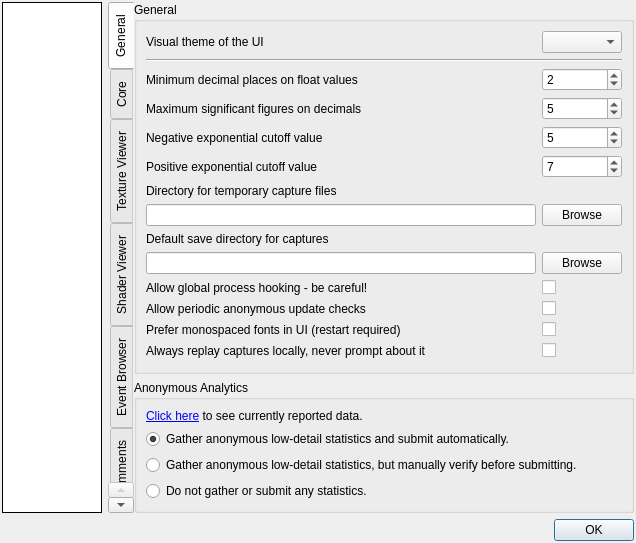
<?xml version="1.0" encoding="UTF-8"?>
<ui version="4.0">
 <class>SettingsDialog</class>
 <widget class="QWidget" name="SettingsDialog">
  <property name="geometry">
   <rect>
    <x>0</x>
    <y>0</y>
    <width>561</width>
    <height>519</height>
   </rect>
  </property>
  <property name="windowTitle">
   <string>Settings</string>
  </property>
  <layout class="QGridLayout" name="gridLayout">
   <property name="leftMargin">
    <number>2</number>
   </property>
   <property name="topMargin">
    <number>2</number>
   </property>
   <property name="rightMargin">
    <number>2</number>
   </property>
   <property name="bottomMargin">
    <number>2</number>
   </property>
   <item row="1" column="2">
    <widget class="QDialogButtonBox" name="okButton">
     <property name="standardButtons">
      <set>QDialogButtonBox::Ok</set>
     </property>
    </widget>
   </item>
   <item row="0" column="0">
    <widget class="QListWidget" name="pages">
     <property name="sizePolicy">
      <sizepolicy hsizetype="Minimum" vsizetype="Expanding">
       <horstretch>0</horstretch>
       <verstretch>0</verstretch>
      </sizepolicy>
     </property>
     <property name="frameShape">
      <enum>QFrame::Panel</enum>
     </property>
     <property name="frameShadow">
      <enum>QFrame::Plain</enum>
     </property>
     <property name="horizontalScrollBarPolicy">
      <enum>Qt::ScrollBarAlwaysOff</enum>
     </property>
     <property name="sizeAdjustPolicy">
      <enum>QAbstractScrollArea::AdjustToContents</enum>
     </property>
     <property name="editTriggers">
      <set>QAbstractItemView::NoEditTriggers</set>
     </property>
     <property name="selectionBehavior">
      <enum>QAbstractItemView::SelectRows</enum>
     </property>
     <property name="textElideMode">
      <enum>Qt::ElideNone</enum>
     </property>
     <property name="resizeMode">
      <enum>QListView::Adjust</enum>
     </property>
    </widget>
   </item>
   <item row="0" column="2">
    <widget class="QTabWidget" name="tabWidget">
     <property name="tabPosition">
      <enum>QTabWidget::West</enum>
     </property>
     <property name="currentIndex">
      <number>0</number>
     </property>
     <property name="documentMode">
      <bool>true</bool>
     </property>
     <widget class="QWidget" name="general">
      <attribute name="title">
       <string>General</string>
      </attribute>
      <layout class="QVBoxLayout" name="verticalLayout_3">
       <property name="leftMargin">
        <number>0</number>
       </property>
       <property name="topMargin">
        <number>0</number>
       </property>
       <property name="rightMargin">
        <number>0</number>
       </property>
       <property name="bottomMargin">
        <number>0</number>
       </property>
       <item>
        <widget class="QGroupBox" name="groupBox">
         <property name="title">
          <string>General</string>
         </property>
         <layout class="QGridLayout" name="gridLayout_5">
          <item row="6" column="0">
           <widget class="QLabel" name="label_5">
            <property name="toolTip">
             <string>Changes the directory where capture files are saved after being created, until saved manually or deleted.

Defaults to %TEMP%.</string>
            </property>
            <property name="text">
             <string>Directory for temporary capture files</string>
            </property>
           </widget>
          </item>
          <item row="4" column="1">
           <widget class="QSpinBox" name="Formatter_NegExp">
            <property name="toolTip">
             <string>Any numbers smaller than this exponent will be displayed in scientific notation.
E.g. a value of 3 means 0.005 / 10 = 5E-4</string>
            </property>
            <property name="value">
             <number>5</number>
            </property>
           </widget>
          </item>
          <item row="14" column="1">
           <spacer name="verticalSpacer">
            <property name="orientation">
             <enum>Qt::Vertical</enum>
            </property>
            <property name="sizeHint" stdset="0">
             <size>
              <width>0</width>
              <height>0</height>
             </size>
            </property>
           </spacer>
          </item>
          <item row="7" column="0">
           <widget class="QLineEdit" name="tempDirectory">
            <property name="toolTip">
             <string>Changes the directory where capture files are saved after being created, until saved manually or deleted.

Defaults to %TEMP%.</string>
            </property>
           </widget>
          </item>
          <item row="7" column="1">
           <widget class="QPushButton" name="browseTempCaptureDirectory">
            <property name="toolTip">
             <string>Changes the directory where capture files are saved after being created, until saved manually or deleted.

Defaults to %TEMP%.</string>
            </property>
            <property name="text">
             <string>Browse</string>
            </property>
           </widget>
          </item>
          <item row="9" column="1">
           <widget class="QPushButton" name="browseSaveCaptureDirectory">
            <property name="toolTip">
             <string>Changes the default directory for the save dialog when saving capture files.

Defaults to blank, which follows system default behaviour.</string>
            </property>
            <property name="text">
             <string>Browse</string>
            </property>
           </widget>
          </item>
          <item row="10" column="1">
           <widget class="QCheckBox" name="AllowGlobalHook">
            <property name="toolTip">
             <string>Enables functionality on the capture application window that will insert RenderDoc automatically
into all new processes created - then inject into the target (matching) executable.

Useful for capturing programs indirectly that can't easily be launched directly by RenderDoc

Since this is a global system hook it must be used carefully and only when necessary!</string>
            </property>
            <property name="text">
             <string/>
            </property>
           </widget>
          </item>
          <item row="11" column="1">
           <widget class="QCheckBox" name="CheckUpdate_AllowChecks">
            <property name="toolTip">
             <string>Allows RenderDoc to phone home to https://renderdoc.org to anonymously check for new versions.</string>
            </property>
            <property name="text">
             <string/>
            </property>
           </widget>
          </item>
          <item row="12" column="1">
           <widget class="QCheckBox" name="Font_PreferMonospaced">
            <property name="toolTip">
             <string>Wherever possible a monospaced font will be used instead of the default font</string>
            </property>
            <property name="text">
             <string/>
            </property>
           </widget>
          </item>
          <item row="3" column="1">
           <widget class="QSpinBox" name="Formatter_MaxFigures">
            <property name="toolTip">
             <string>No more significant figures than this will be displayed on floats.
e.g. a value of 5 means 0.123456789 will display as 0.12345</string>
            </property>
            <property name="value">
             <number>5</number>
            </property>
           </widget>
          </item>
          <item row="9" column="0">
           <widget class="QLineEdit" name="saveDirectory">
            <property name="toolTip">
             <string>Changes the default directory for the save dialog when saving capture files.

Defaults to blank, which follows system default behaviour.</string>
            </property>
           </widget>
          </item>
          <item row="5" column="1">
           <widget class="QSpinBox" name="Formatter_PosExp">
            <property name="toolTip">
             <string>Any numbers larger than this exponent will be displayed in scientific notation.
e.g. 1000 * 10 = 1e4</string>
            </property>
            <property name="value">
             <number>7</number>
            </property>
            <property name="displayIntegerBase">
             <number>10</number>
            </property>
           </widget>
          </item>
          <item row="13" column="0">
           <widget class="QLabel" name="label_10">
            <property name="toolTip">
             <string>If a capture is marked as being created on a significantly different system (different OS or platform)
as is currently running, then by default the UI will prompt to ask if you want to replay on a remote context.

This option overrides that and will always replay locally if the local context is selected.</string>
            </property>
            <property name="text">
             <string>Always replay captures locally, never prompt about it</string>
            </property>
           </widget>
          </item>
          <item row="13" column="1">
           <widget class="QCheckBox" name="AlwaysReplayLocally">
            <property name="toolTip">
             <string>If a capture is marked as being created on a significantly different system (different OS or platform)
as is currently running, then by default the UI will prompt to ask if you want to replay on a remote context.

This option overrides that and will always replay locally if the local context is selected.</string>
            </property>
            <property name="text">
             <string/>
            </property>
           </widget>
          </item>
          <item row="0" column="1">
           <widget class="QComboBox" name="UIStyle">
            <property name="toolTip">
             <string>Selects the theme to display the UI in. These themes are available:&lt;br&gt;</string>
            </property>
            <property name="insertPolicy">
             <enum>QComboBox::NoInsert</enum>
            </property>
            <property name="sizeAdjustPolicy">
             <enum>QComboBox::AdjustToContents</enum>
            </property>
           </widget>
          </item>
          <item row="0" column="0">
           <widget class="QLabel" name="UIStyle_label">
            <property name="text">
             <string>Visual theme of the UI</string>
            </property>
           </widget>
          </item>
          <item row="1" column="0" colspan="2">
           <widget class="Line" name="line">
            <property name="orientation">
             <enum>Qt::Horizontal</enum>
            </property>
           </widget>
          </item>
          <item row="5" column="0">
           <widget class="QLabel" name="label_4">
            <property name="toolTip">
             <string>Any numbers larger than this exponent will be displayed in scientific notation.
e.g. 1000 * 10 = 1e4</string>
            </property>
            <property name="text">
             <string>Positive exponential cutoff value</string>
            </property>
           </widget>
          </item>
          <item row="12" column="0">
           <widget class="QLabel" name="label_9">
            <property name="toolTip">
             <string>Wherever possible a monospaced font will be used instead of the default font</string>
            </property>
            <property name="text">
             <string>Prefer monospaced fonts in UI (restart required)</string>
            </property>
           </widget>
          </item>
          <item row="2" column="1">
           <widget class="QSpinBox" name="Formatter_MinFigures">
            <property name="toolTip">
             <string>Decimals will display at least this many digits.
e.g. a value of 2 means 0 will display as 0.00, 0.5 as 0.50</string>
            </property>
            <property name="value">
             <number>2</number>
            </property>
           </widget>
          </item>
          <item row="8" column="0">
           <widget class="QLabel" name="label_6">
            <property name="toolTip">
             <string>Changes the default directory for the save dialog when saving capture files.

Defaults to blank, which follows system default behaviour.</string>
            </property>
            <property name="text">
             <string>Default save directory for captures</string>
            </property>
           </widget>
          </item>
          <item row="4" column="0">
           <widget class="QLabel" name="label_3">
            <property name="toolTip">
             <string>Any numbers smaller than this exponent will be displayed in scientific notation.
E.g. a value of 3 means 0.005 / 10 = 5E-4</string>
            </property>
            <property name="text">
             <string>Negative exponential cutoff value</string>
            </property>
           </widget>
          </item>
          <item row="2" column="0">
           <widget class="QLabel" name="label">
            <property name="toolTip">
             <string>Decimals will display at least this many digits.
e.g. a value of 2 means 0 will display as 0.00, 0.5 as 0.50</string>
            </property>
            <property name="text">
             <string>Minimum decimal places on float values</string>
            </property>
           </widget>
          </item>
          <item row="10" column="0">
           <widget class="QLabel" name="globalHookLabel">
            <property name="toolTip">
             <string>Enables functionality on the capture application window that will insert RenderDoc automatically
into all new processes created - then inject into the target (matching) executable.

Useful for capturing programs indirectly that can't easily be launched directly by RenderDoc

Since this is a global system hook it must be used carefully and only when necessary!</string>
            </property>
            <property name="text">
             <string>Allow global process hooking - be careful!</string>
            </property>
           </widget>
          </item>
          <item row="3" column="0">
           <widget class="QLabel" name="label_2">
            <property name="toolTip">
             <string>No more significant figures than this will be displayed on floats.
e.g. a value of 5 means 0.123456789 will display as 0.12345</string>
            </property>
            <property name="text">
             <string>Maximum significant figures on decimals</string>
            </property>
           </widget>
          </item>
          <item row="11" column="0">
           <widget class="QLabel" name="label_8">
            <property name="toolTip">
             <string>Allows RenderDoc to phone home to https://renderdoc.org to anonymously check for new versions.</string>
            </property>
            <property name="text">
             <string>Allow periodic anonymous update checks</string>
            </property>
           </widget>
          </item>
         </layout>
        </widget>
       </item>
       <item>
        <widget class="QGroupBox" name="groupBox_9">
         <property name="title">
          <string>Anonymous Analytics</string>
         </property>
         <layout class="QVBoxLayout" name="verticalLayout_4">
          <item>
           <widget class="QLabel" name="analyticsDescribeLabel">
            <property name="text">
             <string>&lt;html&gt;&lt;head/&gt;&lt;body&gt;&lt;p&gt;&lt;a href=&quot;#analyticsDescribe&quot;&gt;&lt;span style=&quot; text-decoration: underline; color:#0000ff;&quot;&gt;Click here&lt;/span&gt;&lt;/a&gt; to see currently reported data.&lt;/p&gt;&lt;/body&gt;&lt;/html&gt;</string>
            </property>
           </widget>
          </item>
          <item>
           <widget class="QRadioButton" name="analyticsAutoSubmit">
            <property name="text">
             <string>Gather anonymous low-detail statistics and submit automatically.</string>
            </property>
            <property name="checked">
             <bool>true</bool>
            </property>
           </widget>
          </item>
          <item>
           <widget class="QRadioButton" name="analyticsManualCheck">
            <property name="text">
             <string>Gather anonymous low-detail statistics, but manually verify before submitting.</string>
            </property>
           </widget>
          </item>
          <item>
           <widget class="QRadioButton" name="analyticsOptOut">
            <property name="text">
             <string>Do not gather or submit any statistics.</string>
            </property>
           </widget>
          </item>
         </layout>
        </widget>
       </item>
      </layout>
     </widget>
     <widget class="QWidget" name="core">
      <attribute name="title">
       <string>Core</string>
      </attribute>
      <layout class="QHBoxLayout" name="horizontalLayout_2">
       <property name="leftMargin">
        <number>0</number>
       </property>
       <property name="topMargin">
        <number>0</number>
       </property>
       <property name="rightMargin">
        <number>0</number>
       </property>
       <property name="bottomMargin">
        <number>0</number>
       </property>
       <item>
        <widget class="QGroupBox" name="groupBox_2">
         <property name="title">
          <string>Core</string>
         </property>
         <layout class="QGridLayout" name="gridLayout_2">
          <item row="0" column="0">
           <widget class="QLabel" name="label_11">
            <property name="sizePolicy">
             <sizepolicy hsizetype="Expanding" vsizetype="Preferred">
              <horstretch>0</horstretch>
              <verstretch>0</verstretch>
             </sizepolicy>
            </property>
            <property name="text">
             <string>Shader debug search paths</string>
            </property>
           </widget>
          </item>
          <item row="0" column="1">
           <widget class="QPushButton" name="chooseSearchPaths">
            <property name="text">
             <string>Choose paths</string>
            </property>
           </widget>
          </item>
          <item row="1" column="0" colspan="2">
           <widget class="QLabel" name="label_17">
            <property name="toolTip">
             <string>Changes the directory where capture files are saved after being created, until saved manually or deleted.

Defaults to %TEMP%.</string>
            </property>
            <property name="text">
             <string>Path to Radeon GPU Profiler executable</string>
            </property>
           </widget>
          </item>
          <item row="2" column="0">
           <widget class="QLineEdit" name="ExternalTool_RadeonGPUProfiler">
            <property name="toolTip">
             <string>Changes the directory where capture files are saved after being created, until saved manually or deleted.

Defaults to %TEMP%.</string>
            </property>
           </widget>
          </item>
          <item row="2" column="1">
           <widget class="QPushButton" name="browseRGPPath">
            <property name="toolTip">
             <string>Changes the directory where capture files are saved after being created, until saved manually or deleted.

Defaults to %TEMP%.</string>
            </property>
            <property name="text">
             <string>Browse</string>
            </property>
           </widget>
          </item>
          <item row="3" column="0" colspan="2">
           <spacer name="verticalSpacer_2">
            <property name="orientation">
             <enum>Qt::Vertical</enum>
            </property>
            <property name="sizeHint" stdset="0">
             <size>
              <width>20</width>
              <height>387</height>
             </size>
            </property>
           </spacer>
          </item>
         </layout>
        </widget>
       </item>
      </layout>
     </widget>
     <widget class="QWidget" name="textureTab">
      <attribute name="title">
       <string>Texture Viewer</string>
      </attribute>
      <layout class="QHBoxLayout" name="horizontalLayout_3">
       <property name="leftMargin">
        <number>0</number>
       </property>
       <property name="topMargin">
        <number>0</number>
       </property>
       <property name="rightMargin">
        <number>0</number>
       </property>
       <property name="bottomMargin">
        <number>0</number>
       </property>
       <item>
        <widget class="QGroupBox" name="groupBox_3">
         <property name="title">
          <string>Texture Viewer</string>
         </property>
         <layout class="QGridLayout" name="gridLayout_3">
          <item row="0" column="0">
           <widget class="QLabel" name="label_12">
            <property name="sizePolicy">
             <sizepolicy hsizetype="Expanding" vsizetype="Preferred">
              <horstretch>0</horstretch>
              <verstretch>0</verstretch>
             </sizepolicy>
            </property>
            <property name="toolTip">
             <string>Reset visible range when changing event or texture</string>
            </property>
            <property name="text">
             <string>Reset Range on changing selection</string>
            </property>
           </widget>
          </item>
          <item row="0" column="1">
           <widget class="QCheckBox" name="TextureViewer_ResetRange">
            <property name="minimumSize">
             <size>
              <width>50</width>
              <height>0</height>
             </size>
            </property>
            <property name="toolTip">
             <string>Reset visible range when changing event or texture</string>
            </property>
            <property name="text">
             <string/>
            </property>
           </widget>
          </item>
          <item row="1" column="0">
           <widget class="QLabel" name="label_13">
            <property name="sizePolicy">
             <sizepolicy hsizetype="Expanding" vsizetype="Preferred">
              <horstretch>0</horstretch>
              <verstretch>0</verstretch>
             </sizepolicy>
            </property>
            <property name="toolTip">
             <string>The visible channels (RGBA) and selected mip/slice are remembered and restored per-texture.</string>
            </property>
            <property name="text">
             <string>Visible channels &amp; mip/slice saved per-texture</string>
            </property>
           </widget>
          </item>
          <item row="1" column="1">
           <widget class="QCheckBox" name="TextureViewer_PerTexSettings">
            <property name="minimumSize">
             <size>
              <width>50</width>
              <height>0</height>
             </size>
            </property>
            <property name="toolTip">
             <string>The visible channels (RGBA) and selected mip/slice are remembered and restored per-texture.</string>
            </property>
            <property name="text">
             <string/>
            </property>
           </widget>
          </item>
          <item row="2" column="1">
           <spacer name="verticalSpacer_3">
            <property name="orientation">
             <enum>Qt::Vertical</enum>
            </property>
            <property name="sizeHint" stdset="0">
             <size>
              <width>20</width>
              <height>378</height>
             </size>
            </property>
           </spacer>
          </item>
         </layout>
        </widget>
       </item>
      </layout>
     </widget>
     <widget class="QWidget" name="shaderTab">
      <attribute name="title">
       <string>Shader Viewer</string>
      </attribute>
      <layout class="QVBoxLayout" name="verticalLayout">
       <property name="leftMargin">
        <number>0</number>
       </property>
       <property name="topMargin">
        <number>0</number>
       </property>
       <property name="rightMargin">
        <number>0</number>
       </property>
       <property name="bottomMargin">
        <number>0</number>
       </property>
       <item>
        <widget class="QGroupBox" name="groupBox_4">
         <property name="sizePolicy">
          <sizepolicy hsizetype="Preferred" vsizetype="Preferred">
           <horstretch>0</horstretch>
           <verstretch>0</verstretch>
          </sizepolicy>
         </property>
         <property name="title">
          <string>Shader Viewer</string>
         </property>
         <layout class="QGridLayout" name="gridLayout_6">
          <item row="0" column="0">
           <widget class="QLabel" name="label_14">
            <property name="sizePolicy">
             <sizepolicy hsizetype="Expanding" vsizetype="Preferred">
              <horstretch>0</horstretch>
              <verstretch>0</verstretch>
             </sizepolicy>
            </property>
            <property name="toolTip">
             <string>In disassembly view, rename constant registers to their names from shader reflection data</string>
            </property>
            <property name="text">
             <string>Rename disassembly registers</string>
            </property>
           </widget>
          </item>
          <item row="0" column="1">
           <widget class="QCheckBox" name="ShaderViewer_FriendlyNaming">
            <property name="minimumSize">
             <size>
              <width>50</width>
              <height>0</height>
             </size>
            </property>
            <property name="toolTip">
             <string>In disassembly view, rename constant registers to their names from shader reflection data</string>
            </property>
            <property name="text">
             <string/>
            </property>
           </widget>
          </item>
         </layout>
        </widget>
       </item>
       <item>
        <widget class="QGroupBox" name="groupBox_5">
         <property name="sizePolicy">
          <sizepolicy hsizetype="Preferred" vsizetype="MinimumExpanding">
           <horstretch>0</horstretch>
           <verstretch>0</verstretch>
          </sizepolicy>
         </property>
         <property name="title">
          <string>Vulkan Disassemblers</string>
         </property>
         <layout class="QGridLayout" name="gridLayout_4">
          <item row="0" column="0">
           <widget class="QLabel" name="label_16">
            <property name="text">
             <string>&lt;html&gt;&lt;head/&gt;&lt;body&gt;&lt;p&gt;Available SPIR-V Disassemblers. Click items to edit, drag row header to change priority.&lt;/p&gt;&lt;/body&gt;&lt;/html&gt;</string>
            </property>
           </widget>
          </item>
          <item row="3" column="0" colspan="2">
           <spacer name="verticalSpacer_4">
            <property name="orientation">
             <enum>Qt::Vertical</enum>
            </property>
            <property name="sizeHint" stdset="0">
             <size>
              <width>20</width>
              <height>40</height>
             </size>
            </property>
           </spacer>
          </item>
          <item row="1" column="0" colspan="2">
           <widget class="RDTableWidget" name="disassemblers">
            <property name="editTriggers">
             <set>QAbstractItemView::AnyKeyPressed|QAbstractItemView::DoubleClicked|QAbstractItemView::EditKeyPressed|QAbstractItemView::SelectedClicked</set>
            </property>
            <property name="alternatingRowColors">
             <bool>true</bool>
            </property>
            <property name="selectionMode">
             <enum>QAbstractItemView::SingleSelection</enum>
            </property>
            <property name="selectionBehavior">
             <enum>QAbstractItemView::SelectRows</enum>
            </property>
            <property name="textElideMode">
             <enum>Qt::ElideMiddle</enum>
            </property>
            <property name="cornerButtonEnabled">
             <bool>false</bool>
            </property>
            <attribute name="horizontalHeaderHighlightSections">
             <bool>false</bool>
            </attribute>
            <attribute name="verticalHeaderHighlightSections">
             <bool>false</bool>
            </attribute>
           </widget>
          </item>
          <item row="2" column="0" colspan="2">
           <layout class="QHBoxLayout" name="horizontalLayout_6">
            <item>
             <spacer name="horizontalSpacer">
              <property name="orientation">
               <enum>Qt::Horizontal</enum>
              </property>
              <property name="sizeHint" stdset="0">
               <size>
                <width>40</width>
                <height>20</height>
               </size>
              </property>
             </spacer>
            </item>
            <item>
             <widget class="QPushButton" name="addDisasm">
              <property name="text">
               <string>Add</string>
              </property>
             </widget>
            </item>
            <item>
             <widget class="QPushButton" name="deleteDisasm">
              <property name="text">
               <string>Delete</string>
              </property>
             </widget>
            </item>
           </layout>
          </item>
         </layout>
        </widget>
       </item>
      </layout>
     </widget>
     <widget class="QWidget" name="eventTab">
      <attribute name="title">
       <string>Event Browser</string>
      </attribute>
      <layout class="QHBoxLayout" name="horizontalLayout_4">
       <property name="leftMargin">
        <number>0</number>
       </property>
       <property name="topMargin">
        <number>0</number>
       </property>
       <property name="rightMargin">
        <number>0</number>
       </property>
       <property name="bottomMargin">
        <number>0</number>
       </property>
       <item>
        <widget class="QGroupBox" name="groupBox_6">
         <property name="title">
          <string>Event Browser</string>
         </property>
         <layout class="QGridLayout" name="gridLayout_7">
          <item row="3" column="0">
           <widget class="QLabel" name="label_21">
            <property name="toolTip">
             <string>In the Event Browser and Timeline Bar, marker sections that contain only non-draw API calls - e.g. only queries, or only state setting - will be completely removed</string>
            </property>
            <property name="text">
             <string>Hide marker sections with only non-draw API calls (requires file reload)</string>
            </property>
            <property name="wordWrap">
             <bool>true</bool>
            </property>
           </widget>
          </item>
          <item row="3" column="1">
           <widget class="QCheckBox" name="EventBrowser_HideAPICalls">
            <property name="toolTip">
             <string>In the Event Browser and Timeline Bar, marker sections that contain only non-draw API calls - e.g. only queries, or only state setting - will be completely removed</string>
            </property>
            <property name="text">
             <string/>
            </property>
           </widget>
          </item>
          <item row="2" column="1">
           <widget class="QCheckBox" name="EventBrowser_HideEmpty">
            <property name="toolTip">
             <string>In the Event Browser and Timeline Bar, marker sections that contain no API calls or drawcalls will be completely removed</string>
            </property>
            <property name="text">
             <string/>
            </property>
           </widget>
          </item>
          <item row="2" column="0">
           <widget class="QLabel" name="label_20">
            <property name="toolTip">
             <string>In the Event Browser and Timeline Bar, marker sections that contain no API calls or drawcalls will be completely removed</string>
            </property>
            <property name="text">
             <string>Hide empty marker sections (requires file reload)</string>
            </property>
           </widget>
          </item>
          <item row="0" column="1">
           <widget class="QComboBox" name="EventBrowser_TimeUnit">
            <property name="toolTip">
             <string>The time unit to use when displaying the duration column in the event browser</string>
            </property>
           </widget>
          </item>
          <item row="7" column="0">
           <spacer name="verticalSpacer_5">
            <property name="orientation">
             <enum>Qt::Vertical</enum>
            </property>
            <property name="sizeHint" stdset="0">
             <size>
              <width>20</width>
              <height>297</height>
             </size>
            </property>
           </spacer>
          </item>
          <item row="0" column="0">
           <widget class="QLabel" name="label_19">
            <property name="sizePolicy">
             <sizepolicy hsizetype="Expanding" vsizetype="Preferred">
              <horstretch>0</horstretch>
              <verstretch>0</verstretch>
             </sizepolicy>
            </property>
            <property name="toolTip">
             <string>The time unit to use when displaying the duration column in the event browser</string>
            </property>
            <property name="text">
             <string>Time unit used for drawcall durations</string>
            </property>
           </widget>
          </item>
          <item row="5" column="0">
           <widget class="QLabel" name="label_23">
            <property name="toolTip">
             <string>When coloring marker sections in the Event Browser, the whole row of a marker region will be colored, not just a bar to the left of its children.</string>
            </property>
            <property name="text">
             <string>    - Colorise whole row for marker regions</string>
            </property>
           </widget>
          </item>
          <item row="4" column="0">
           <widget class="QLabel" name="label_22">
            <property name="toolTip">
             <string>In the Event Browser and Timeline Bar, marker sections and marker labels will be colored with an API-specified color.
</string>
            </property>
            <property name="text">
             <string>Apply marker colors (requires file reload)</string>
            </property>
           </widget>
          </item>
          <item row="5" column="1">
           <widget class="QCheckBox" name="EventBrowser_ColorEventRow">
            <property name="toolTip">
             <string>When coloring marker sections in the Event Browser, the whole row of a marker region will be colored, not just a bar to the left of its children.</string>
            </property>
            <property name="text">
             <string/>
            </property>
           </widget>
          </item>
          <item row="4" column="1">
           <widget class="QCheckBox" name="EventBrowser_ApplyColors">
            <property name="toolTip">
             <string>In the Event Browser and Timeline Bar, marker sections and marker labels will be colored with an API-specified color.
</string>
            </property>
            <property name="text">
             <string/>
            </property>
           </widget>
          </item>
          <item row="1" column="0">
           <widget class="QLabel" name="label_15">
            <property name="toolTip">
             <string>In the Event Browser, add fake markers if none are found in the capture.</string>
            </property>
            <property name="text">
             <string>Add fake markers if none present (requires capture reload)</string>
            </property>
            <property name="wordWrap">
             <bool>true</bool>
            </property>
           </widget>
          </item>
          <item row="1" column="1">
           <widget class="QCheckBox" name="EventBrowser_AddFake">
            <property name="toolTip">
             <string>In the Event Browser, add fake markers if none are found in the capture.</string>
            </property>
           </widget>
          </item>
         </layout>
        </widget>
       </item>
      </layout>
     </widget>
     <widget class="QWidget" name="commentsTab">
      <attribute name="title">
       <string>Comments</string>
      </attribute>
      <layout class="QVBoxLayout" name="verticalLayout_2">
       <property name="leftMargin">
        <number>0</number>
       </property>
       <property name="topMargin">
        <number>0</number>
       </property>
       <property name="rightMargin">
        <number>0</number>
       </property>
       <property name="bottomMargin">
        <number>0</number>
       </property>
       <item>
        <widget class="QGroupBox" name="groupBox_8">
         <property name="title">
          <string>Capture Comments</string>
         </property>
         <layout class="QGridLayout" name="gridLayout_9">
          <item row="0" column="0">
           <widget class="QLabel" name="label_32">
            <property name="sizePolicy">
             <sizepolicy hsizetype="Expanding" vsizetype="Preferred">
              <horstretch>0</horstretch>
              <verstretch>0</verstretch>
             </sizepolicy>
            </property>
            <property name="toolTip">
             <string>When loading a capture with comments in it, show the comments viewer and focus it when the capture is loaded.

Only happens if the capture is not in the recent files list.</string>
            </property>
            <property name="text">
             <string>Show capture comments on load</string>
            </property>
            <property name="wordWrap">
             <bool>true</bool>
            </property>
           </widget>
          </item>
          <item row="0" column="1">
           <widget class="QCheckBox" name="Comments_ShowOnLoad">
            <property name="toolTip">
             <string>When loading a capture with comments in it, show the comments viewer and focus it when the capture is loaded.

Only happens if the capture is not in the recent files list.</string>
            </property>
           </widget>
          </item>
          <item row="1" column="0">
           <spacer name="verticalSpacer_7">
            <property name="orientation">
             <enum>Qt::Vertical</enum>
            </property>
            <property name="sizeHint" stdset="0">
             <size>
              <width>20</width>
              <height>297</height>
             </size>
            </property>
           </spacer>
          </item>
         </layout>
        </widget>
       </item>
      </layout>
     </widget>
     <widget class="QWidget" name="androidTab">
      <attribute name="title">
       <string>Android</string>
      </attribute>
      <layout class="QHBoxLayout" name="horizontalLayout_5">
       <property name="leftMargin">
        <number>0</number>
       </property>
       <property name="topMargin">
        <number>0</number>
       </property>
       <property name="rightMargin">
        <number>0</number>
       </property>
       <property name="bottomMargin">
        <number>0</number>
       </property>
       <item>
        <widget class="QGroupBox" name="groupBox_7">
         <property name="title">
          <string>Android</string>
         </property>
         <layout class="QGridLayout" name="gridLayout_8">
          <item row="2" column="0">
           <widget class="QLabel" name="label_7">
            <property name="text">
             <string>Java JDK path</string>
            </property>
           </widget>
          </item>
          <item row="0" column="0">
           <widget class="QLabel" name="label_24">
            <property name="toolTip">
             <string>The location of adb.exe, used to control Android devices.</string>
            </property>
            <property name="text">
             <string>Android SDK root path</string>
            </property>
           </widget>
          </item>
          <item row="5" column="0">
           <spacer name="verticalSpacer_6">
            <property name="orientation">
             <enum>Qt::Vertical</enum>
            </property>
            <property name="sizeHint" stdset="0">
             <size>
              <width>20</width>
              <height>325</height>
             </size>
            </property>
           </spacer>
          </item>
          <item row="4" column="0">
           <widget class="QLabel" name="label_25">
            <property name="toolTip">
             <string>Maximum time to try connecting to the target app.</string>
            </property>
            <property name="text">
             <string>Max Connection Timeout (seconds)</string>
            </property>
           </widget>
          </item>
          <item row="4" column="1">
           <widget class="QDoubleSpinBox" name="Android_MaxConnectTimeout">
            <property name="toolTip">
             <string>Maximum time to try connecting to the target app.</string>
            </property>
            <property name="decimals">
             <number>2</number>
            </property>
            <property name="maximum">
             <double>100.000000000000000</double>
            </property>
           </widget>
          </item>
          <item row="1" column="0">
           <widget class="QLineEdit" name="Android_SDKPath">
            <property name="toolTip">
             <string>The location of adb.exe, used to control Android devices.</string>
            </property>
           </widget>
          </item>
          <item row="1" column="1">
           <widget class="QPushButton" name="browseAndroidSDKPath">
            <property name="toolTip">
             <string>The location of adb.exe, used to control Android devices.</string>
            </property>
            <property name="text">
             <string>Browse</string>
            </property>
           </widget>
          </item>
          <item row="3" column="0">
           <widget class="QLineEdit" name="Android_JDKPath"/>
          </item>
          <item row="3" column="1">
           <widget class="QPushButton" name="browseJDKPath">
            <property name="text">
             <string>Browse</string>
            </property>
           </widget>
          </item>
         </layout>
        </widget>
       </item>
      </layout>
     </widget>
    </widget>
   </item>
  </layout>
 </widget>
 <customwidgets>
  <customwidget>
   <class>RDTableWidget</class>
   <extends>QTableWidget</extends>
   <header>Widgets/Extended/RDTableWidget.h</header>
  </customwidget>
 </customwidgets>
 <resources/>
 <connections/>
</ui>
